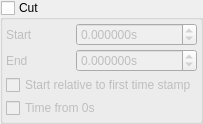
              <widget class="QGroupBox" name="cut_group">
               <property name="title">
                <string>Cut</string>
               </property>
               <property name="checkable">
                <bool>true</bool>
               </property>
               <property name="checked">
                <bool>false</bool>
               </property>
               <layout class="QGridLayout" name="gridLayout_19">
                <property name="leftMargin">
  <number>3</number>
</property>
                <property name="topMargin">
  <number>3</number>
</property>
                <property name="rightMargin">
  <number>3</number>
</property>
                <property name="bottomMargin">
  <number>3</number>
</property>
                <property name="spacing">
  <number>3</number>
</property>
                <item row="0" column="0">
                 <widget class="QLabel" name="label_59">
                  <property name="text">
                   <string>Start</string>
                  </property>
                 </widget>
                </item>
                <item row="1" column="1">
                 <widget class="QDoubleSpinBox" name="cut_stop">
                  <property name="suffix">
                   <string>s</string>
                  </property>
                  <property name="decimals">
                   <number>6</number>
                  </property>
                  <property name="minimum">
                   <double>-9999999999999999635896294965248.000000000000000</double>
                  </property>
                  <property name="maximum">
                   <double>999999999999999983222784.000000000000000</double>
                  </property>
                 </widget>
                </item>
                <item row="1" column="0">
                 <widget class="QLabel" name="label_60">
                  <property name="text">
                   <string>End</string>
                  </property>
                 </widget>
                </item>
                <item row="0" column="1">
                 <widget class="QDoubleSpinBox" name="cut_start">
                  <property name="suffix">
                   <string>s</string>
                  </property>
                  <property name="decimals">
                   <number>6</number>
                  </property>
                  <property name="minimum">
                   <double>-9999999999999999635896294965248.000000000000000</double>
                  </property>
                  <property name="maximum">
                   <double>999999999999999983222784.000000000000000</double>
                  </property>
                 </widget>
                </item>
                <item row="3" column="0" colspan="2">
                 <widget class="QCheckBox" name="whence">
                  <property name="text">
                   <string>Start relative to first time stamp</string>
                  </property>
                 </widget>
                </item>
                <item row="4" column="0" colspan="2">
                 <widget class="QCheckBox" name="cut_time_from_zero">
                  <property name="text">
                   <string>Time from 0s</string>
                  </property>
                 </widget>
                </item>
               </layout>
              </widget>
